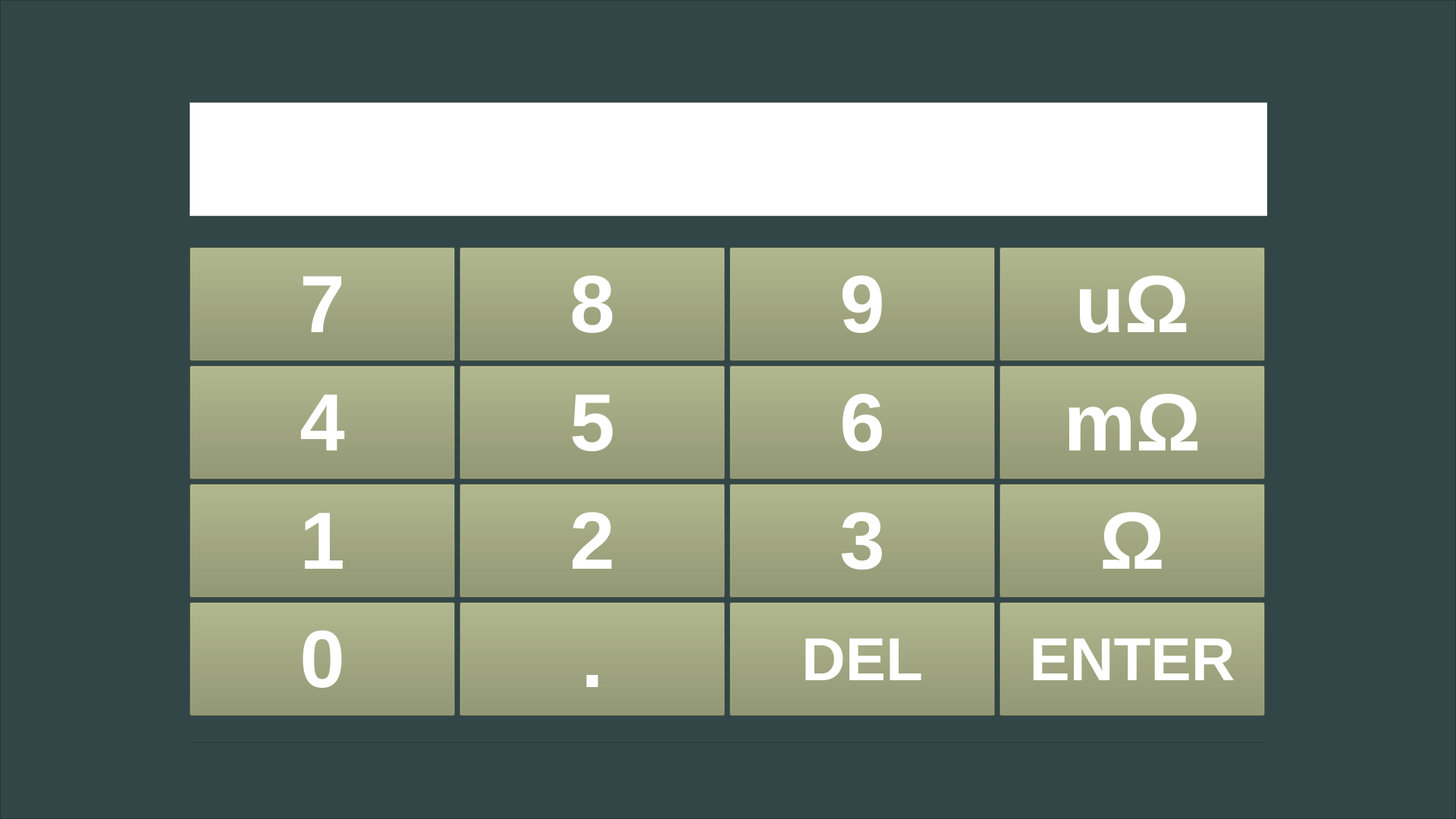
      <widget class="QFrame" name="keyboard">
       <property name="geometry">
        <rect>
         <x>0</x>
         <y>0</y>
         <width>1920</width>
         <height>1080</height>
        </rect>
       </property>
       <property name="styleSheet">
        <string notr="true">background-color: rgb(50, 70, 72);</string>
       </property>
       <property name="frameShape">
        <enum>QFrame::StyledPanel</enum>
       </property>
       <property name="frameShadow">
        <enum>QFrame::Raised</enum>
       </property>
       <widget class="QFrame" name="keyboard_frame">
        <property name="geometry">
         <rect>
          <x>250</x>
          <y>100</y>
          <width>1421</width>
          <height>880</height>
         </rect>
        </property>
        <property name="styleSheet">
         <string notr="true"/>
        </property>
        <property name="frameShape">
         <enum>QFrame::StyledPanel</enum>
        </property>
        <property name="frameShadow">
         <enum>QFrame::Raised</enum>
        </property>
        <widget class="QWidget" name="verticalLayoutWidget">
         <property name="geometry">
          <rect>
           <x>0</x>
           <y>0</y>
           <width>1422</width>
           <height>879</height>
          </rect>
         </property>
         <layout class="QVBoxLayout" name="verticalLayout_2">
          <item>
           <widget class="QPlainTextEdit" name="keyboard_field">
            <property name="maximumSize">
             <size>
              <width>16777215</width>
              <height>150</height>
             </size>
            </property>
            <property name="font">
             <font>
              <pointsize>80</pointsize>
             </font>
            </property>
            <property name="styleSheet">
             <string notr="true">background-color: rgb(255, 255, 255);</string>
            </property>
           </widget>
          </item>
          <item>
           <layout class="QGridLayout" name="gridLayout_9">
            <item row="0" column="1">
             <widget class="QPushButton" name="keyboard_8">
              <property name="enabled">
               <bool>true</bool>
              </property>
              <property name="minimumSize">
               <size>
                <width>350</width>
                <height>150</height>
               </size>
              </property>
              <property name="maximumSize">
               <size>
                <width>350</width>
                <height>150</height>
               </size>
              </property>
              <property name="font">
               <font>
                <pointsize>80</pointsize>
                <weight>75</weight>
                <bold>true</bold>
               </font>
              </property>
              <property name="styleSheet">
               <string notr="true">background-color: rgb(137, 144, 100);
color: rgb(255, 255, 255);</string>
              </property>
              <property name="text">
               <string>8</string>
              </property>
             </widget>
            </item>
            <item row="0" column="2">
             <widget class="QPushButton" name="keyboard_9">
              <property name="enabled">
               <bool>true</bool>
              </property>
              <property name="minimumSize">
               <size>
                <width>350</width>
                <height>150</height>
               </size>
              </property>
              <property name="maximumSize">
               <size>
                <width>350</width>
                <height>150</height>
               </size>
              </property>
              <property name="font">
               <font>
                <pointsize>80</pointsize>
                <weight>75</weight>
                <bold>true</bold>
               </font>
              </property>
              <property name="styleSheet">
               <string notr="true">background-color: rgb(137, 144, 100);
color: rgb(255, 255, 255);</string>
              </property>
              <property name="text">
               <string>9</string>
              </property>
             </widget>
            </item>
            <item row="2" column="0">
             <widget class="QPushButton" name="keyboard_1">
              <property name="enabled">
               <bool>true</bool>
              </property>
              <property name="minimumSize">
               <size>
                <width>350</width>
                <height>150</height>
               </size>
              </property>
              <property name="maximumSize">
               <size>
                <width>350</width>
                <height>150</height>
               </size>
              </property>
              <property name="font">
               <font>
                <pointsize>80</pointsize>
                <weight>75</weight>
                <bold>true</bold>
               </font>
              </property>
              <property name="styleSheet">
               <string notr="true">background-color: rgb(137, 144, 100);
color: rgb(255, 255, 255);</string>
              </property>
              <property name="text">
               <string>1</string>
              </property>
             </widget>
            </item>
            <item row="0" column="0">
             <widget class="QPushButton" name="keyboard_7">
              <property name="enabled">
               <bool>true</bool>
              </property>
              <property name="minimumSize">
               <size>
                <width>350</width>
                <height>150</height>
               </size>
              </property>
              <property name="maximumSize">
               <size>
                <width>350</width>
                <height>150</height>
               </size>
              </property>
              <property name="font">
               <font>
                <pointsize>80</pointsize>
                <weight>75</weight>
                <bold>true</bold>
               </font>
              </property>
              <property name="styleSheet">
               <string notr="true">background-color: rgb(137, 144, 100);
color: rgb(255, 255, 255);</string>
              </property>
              <property name="text">
               <string>7</string>
              </property>
             </widget>
            </item>
            <item row="1" column="0">
             <widget class="QPushButton" name="keyboard_4">
              <property name="enabled">
               <bool>true</bool>
              </property>
              <property name="minimumSize">
               <size>
                <width>350</width>
                <height>150</height>
               </size>
              </property>
              <property name="maximumSize">
               <size>
                <width>350</width>
                <height>150</height>
               </size>
              </property>
              <property name="font">
               <font>
                <pointsize>80</pointsize>
                <weight>75</weight>
                <bold>true</bold>
               </font>
              </property>
              <property name="styleSheet">
               <string notr="true">background-color: rgb(137, 144, 100);
color: rgb(255, 255, 255);</string>
              </property>
              <property name="text">
               <string>4</string>
              </property>
             </widget>
            </item>
            <item row="0" column="3">
             <widget class="QPushButton" name="keyboard_micro">
              <property name="enabled">
               <bool>true</bool>
              </property>
              <property name="minimumSize">
               <size>
                <width>350</width>
                <height>150</height>
               </size>
              </property>
              <property name="maximumSize">
               <size>
                <width>350</width>
                <height>150</height>
               </size>
              </property>
              <property name="font">
               <font>
                <pointsize>80</pointsize>
                <weight>75</weight>
                <bold>true</bold>
               </font>
              </property>
              <property name="styleSheet">
               <string notr="true">background-color: rgb(137, 144, 100);
color: rgb(255, 255, 255);</string>
              </property>
              <property name="text">
               <string>uΩ</string>
              </property>
             </widget>
            </item>
            <item row="3" column="0">
             <widget class="QPushButton" name="keyboard_0">
              <property name="enabled">
               <bool>true</bool>
              </property>
              <property name="minimumSize">
               <size>
                <width>350</width>
                <height>150</height>
               </size>
              </property>
              <property name="maximumSize">
               <size>
                <width>350</width>
                <height>150</height>
               </size>
              </property>
              <property name="font">
               <font>
                <pointsize>80</pointsize>
                <weight>75</weight>
                <bold>true</bold>
               </font>
              </property>
              <property name="styleSheet">
               <string notr="true">background-color: rgb(137, 144, 100);
color: rgb(255, 255, 255);</string>
              </property>
              <property name="text">
               <string>0</string>
              </property>
             </widget>
            </item>
            <item row="1" column="1">
             <widget class="QPushButton" name="keyboard_5">
              <property name="enabled">
               <bool>true</bool>
              </property>
              <property name="minimumSize">
               <size>
                <width>350</width>
                <height>150</height>
               </size>
              </property>
              <property name="maximumSize">
               <size>
                <width>350</width>
                <height>150</height>
               </size>
              </property>
              <property name="font">
               <font>
                <pointsize>80</pointsize>
                <weight>75</weight>
                <bold>true</bold>
               </font>
              </property>
              <property name="styleSheet">
               <string notr="true">background-color: rgb(137, 144, 100);
color: rgb(255, 255, 255);</string>
              </property>
              <property name="text">
               <string>5</string>
              </property>
             </widget>
            </item>
            <item row="2" column="1">
             <widget class="QPushButton" name="keyboard_2">
              <property name="enabled">
               <bool>true</bool>
              </property>
              <property name="minimumSize">
               <size>
                <width>350</width>
                <height>150</height>
               </size>
              </property>
              <property name="maximumSize">
               <size>
                <width>350</width>
                <height>150</height>
               </size>
              </property>
              <property name="font">
               <font>
                <pointsize>80</pointsize>
                <weight>75</weight>
                <bold>true</bold>
               </font>
              </property>
              <property name="styleSheet">
               <string notr="true">background-color: rgb(137, 144, 100);
color: rgb(255, 255, 255);</string>
              </property>
              <property name="text">
               <string>2</string>
              </property>
             </widget>
            </item>
            <item row="3" column="1">
             <widget class="QPushButton" name="keyboard_dot">
              <property name="enabled">
               <bool>true</bool>
              </property>
              <property name="minimumSize">
               <size>
                <width>350</width>
                <height>150</height>
               </size>
              </property>
              <property name="maximumSize">
               <size>
                <width>350</width>
                <height>150</height>
               </size>
              </property>
              <property name="font">
               <font>
                <pointsize>80</pointsize>
                <weight>75</weight>
                <bold>true</bold>
               </font>
              </property>
              <property name="styleSheet">
               <string notr="true">background-color: rgb(137, 144, 100);
color: rgb(255, 255, 255);</string>
              </property>
              <property name="text">
               <string>.</string>
              </property>
             </widget>
            </item>
            <item row="1" column="2">
             <widget class="QPushButton" name="keyboard_6">
              <property name="enabled">
               <bool>true</bool>
              </property>
              <property name="minimumSize">
               <size>
                <width>350</width>
                <height>150</height>
               </size>
              </property>
              <property name="maximumSize">
               <size>
                <width>350</width>
                <height>150</height>
               </size>
              </property>
              <property name="font">
               <font>
                <pointsize>80</pointsize>
                <weight>75</weight>
                <bold>true</bold>
               </font>
              </property>
              <property name="styleSheet">
               <string notr="true">background-color: rgb(137, 144, 100);
color: rgb(255, 255, 255);</string>
              </property>
              <property name="text">
               <string>6</string>
              </property>
             </widget>
            </item>
            <item row="2" column="2">
             <widget class="QPushButton" name="keyboard_3">
              <property name="enabled">
               <bool>true</bool>
              </property>
              <property name="minimumSize">
               <size>
                <width>350</width>
                <height>150</height>
               </size>
              </property>
              <property name="maximumSize">
               <size>
                <width>350</width>
                <height>150</height>
               </size>
              </property>
              <property name="font">
               <font>
                <pointsize>80</pointsize>
                <weight>75</weight>
                <bold>true</bold>
               </font>
              </property>
              <property name="styleSheet">
               <string notr="true">background-color: rgb(137, 144, 100);
color: rgb(255, 255, 255);</string>
              </property>
              <property name="text">
               <string>3</string>
              </property>
             </widget>
            </item>
            <item row="1" column="3">
             <widget class="QPushButton" name="keyboard_mili">
              <property name="enabled">
               <bool>true</bool>
              </property>
              <property name="minimumSize">
               <size>
                <width>350</width>
                <height>150</height>
               </size>
              </property>
              <property name="maximumSize">
               <size>
                <width>350</width>
                <height>150</height>
               </size>
              </property>
              <property name="font">
               <font>
                <pointsize>80</pointsize>
                <weight>75</weight>
                <bold>true</bold>
               </font>
              </property>
              <property name="styleSheet">
               <string notr="true">background-color: rgb(137, 144, 100);
color: rgb(255, 255, 255);</string>
              </property>
              <property name="text">
               <string>mΩ</string>
              </property>
             </widget>
            </item>
            <item row="2" column="3">
             <widget class="QPushButton" name="keyboard_ohm">
              <property name="enabled">
               <bool>true</bool>
              </property>
              <property name="minimumSize">
               <size>
                <width>350</width>
                <height>150</height>
               </size>
              </property>
              <property name="maximumSize">
               <size>
                <width>350</width>
                <height>150</height>
               </size>
              </property>
              <property name="font">
               <font>
                <pointsize>80</pointsize>
                <weight>75</weight>
                <bold>true</bold>
               </font>
              </property>
              <property name="styleSheet">
               <string notr="true">background-color: rgb(137, 144, 100);
color: rgb(255, 255, 255);</string>
              </property>
              <property name="text">
               <string>Ω</string>
              </property>
             </widget>
            </item>
            <item row="3" column="3">
             <widget class="QPushButton" name="keyboard_enter">
              <property name="enabled">
               <bool>true</bool>
              </property>
              <property name="minimumSize">
               <size>
                <width>350</width>
                <height>150</height>
               </size>
              </property>
              <property name="maximumSize">
               <size>
                <width>350</width>
                <height>150</height>
               </size>
              </property>
              <property name="font">
               <font>
                <pointsize>60</pointsize>
                <weight>75</weight>
                <bold>true</bold>
               </font>
              </property>
              <property name="styleSheet">
               <string notr="true">background-color: rgb(137, 144, 100);
color: rgb(255, 255, 255);</string>
              </property>
              <property name="text">
               <string>ENTER</string>
              </property>
             </widget>
            </item>
            <item row="3" column="2">
             <widget class="QPushButton" name="keyboard_del">
              <property name="enabled">
               <bool>true</bool>
              </property>
              <property name="minimumSize">
               <size>
                <width>350</width>
                <height>150</height>
               </size>
              </property>
              <property name="maximumSize">
               <size>
                <width>350</width>
                <height>150</height>
               </size>
              </property>
              <property name="font">
               <font>
                <pointsize>60</pointsize>
                <weight>75</weight>
                <bold>true</bold>
               </font>
              </property>
              <property name="styleSheet">
               <string notr="true">background-color: rgb(137, 144, 100);
color: rgb(255, 255, 255);</string>
              </property>
              <property name="text">
               <string>DEL</string>
              </property>
             </widget>
            </item>
           </layout>
          </item>
         </layout>
        </widget>
       </widget>
      </widget>
